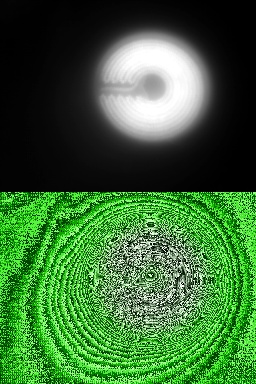
#> input picture add_photo/thermal_image_6.jpg, 256 x 384 px, found by its file name
$ jupyter execute heater_.ipynb
#> lines starting #> are read from the running program, lines starting #| are printed output that depends on the picture; after the words box and inside, x2 and y2 are one past the last pixel; in counts of white or black regions, pixels touching at a corner belong together
[cell 1]
import cv2
import numpy as np
import matplotlib.pyplot as plt

[cell 2]
image_8bit = cv2.imread("/home/angelika/Desktop/8_term/R_D/C++/thermal_image_6.jpg", cv2.IMREAD_GRAYSCALE)
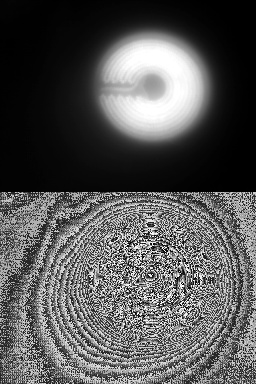
#> image_8bit: shape (384, 256); min 0, max 255, mean 85.6

[cell 3]
plt.figure(figsize=(8, 6))
plt.imshow(image_8bit)
plt.title('Оригинальное изображение')
plt.axis('off')
plt.show()
print(np.shape(image_8bit))
#| (384, 256)

[cell 4]
cropped_image = image_8bit[0:192, :]
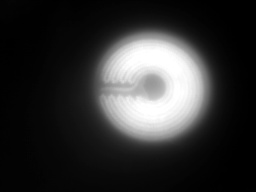
#> cropped_image: shape (192, 256); min 0, max 255, mean 48.7
plt.figure(figsize=(8, 6))
plt.imshow(cropped_image)
plt.title('Обрезанное изображение')
plt.axis('off')
plt.show()
print(np.shape(cropped_image))
#| (192, 256)

hist,bins = np.histogram(image_8bit.flatten(),256,[0,256])
#> hist = 256 values, max 5026 at index 3, min 50 at index 131, mean 384; bins = 257 values from 0 to 256

cdf = hist.cumsum()
#> cdf = 256 values from 4396 to 98304
cdf_normalized = cdf * float(hist.max()) / cdf.max()
#> cdf_normalized = 256 values from 224.8 to 5026
plt.plot(cdf_normalized, color = 'b')
plt.hist(image_8bit.flatten(),256,[0,256], color = 'r')
plt.xlim([0,256])
plt.legend(('cdf','histogram'), loc = 'upper left')
plt.show()
#> figure, not shown here; tallest bar 5026 high, from x = 3 to 4; curve peaks at x = 255, y = 5026

[cell 5]
image_16bit = cropped_image.astype(np.int16)

hist,bins = np.histogram(image_16bit.flatten(),256,[0,256])
#> hist = 256 values, max 5010 at index 3, min 18 at index 95, mean 192

cdf = hist.cumsum()
#> cdf = 256 values from 4396 to 49152
cdf_normalized = cdf * float(hist.max()) / cdf.max()
#> cdf_normalized = 256 values from 448.1 to 5010
plt.plot(cdf_normalized, color = 'b')
plt.hist(image_16bit.flatten(),256,[0,256], color = 'r')
plt.xlim([0,256])
plt.legend(('cdf','histogram'), loc = 'upper left')
plt.show()
#> figure, not shown here; tallest bar 5010 high, from x = 3 to 4; curve peaks at x = 255, y = 5010

#почему график плотности вероятности сглаживается?

[cell 6]
norm_image = cv2.normalize(image_16bit, None, 0, 255, cv2.NORM_MINMAX).astype(np.uint8)
# CV_8UC1 - ?
hist,bins = np.histogram(norm_image.flatten(),256,[0,256])

cdf = hist.cumsum()
cdf_normalized = cdf * float(hist.max()) / cdf.max()
plt.plot(cdf_normalized, color = 'b')
plt.hist(norm_image.flatten(),256,[0,256], color = 'r')
plt.xlim([0,256])
plt.legend(('cdf','histogram'), loc = 'upper left')
plt.show()

## нормализация

[cell 7]
image_norm = ((cropped_image - cropped_image.mean()) / cropped_image.std() * 255).astype(np.uint8)
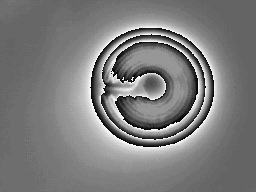
#> image_norm: shape (192, 256); min 0, max 255, mean 124.3
hist,bins = np.histogram(image_norm.flatten(),256,[0,256])
#> hist = 256 values, max 5036 at index 110, min 0 at index 9, mean 192
cdf = hist.cumsum()
#> cdf = 256 values from 61 to 49152
cdf_normalized = cdf * float(hist.max()) / cdf.max()
#> cdf_normalized = 256 values from 6.25 to 5036
plt.plot(cdf_normalized, color = 'b')
plt.hist(image_norm.flatten(),256,[0,256], color = 'r')
plt.xlim([0,256])
plt.legend(('cdf','histogram'), loc = 'upper left')
plt.show()
#> figure, not shown here; tallest bar 5036 high, from x = 110 to 111; curve peaks at x = 255, y = 5036

[cell 8]
plt.figure(figsize=(8, 6))
plt.imshow(image_norm)
plt.colorbar(label='Нормализованная Интенсивность (0-255)')
plt.title('Нормализованное изображение')
plt.axis('off')
plt.show()

[cell 9]
image_norm = ((image_16bit - image_16bit.mean()) / image_16bit.std() * 255).astype(np.uint8)
hist,bins = np.histogram(image_norm.flatten(),256,[0,256])
cdf = hist.cumsum()
cdf_normalized = cdf * float(hist.max()) / cdf.max()
plt.plot(cdf_normalized, color = 'b')
plt.hist(image_norm.flatten(),256,[0,256], color = 'r')
plt.xlim([0,256])
plt.legend(('cdf','histogram'), loc = 'upper left')
plt.show()

[cell 10]
norm_253 = cv2.normalize(image_16bit, None, 253, 255, cv2.NORM_MINMAX).astype(np.uint8)
norm_240 = cv2.normalize(image_16bit, None, 240, 255, cv2.NORM_MINMAX).astype(np.uint8)
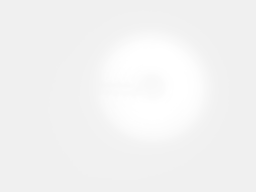
#> norm_240: shape (192, 256); min 240, max 255, mean 242.8
norm_210 = cv2.normalize(image_16bit, None, 210, 255, cv2.NORM_MINMAX).astype(np.uint8)
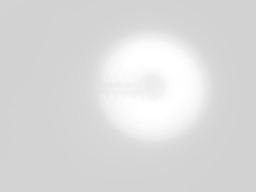
#> norm_210: shape (192, 256); min 210, max 255, mean 218.6
norm_125 = cv2.normalize(image_16bit, None, 125, 255, cv2.NORM_MINMAX).astype(np.uint8)
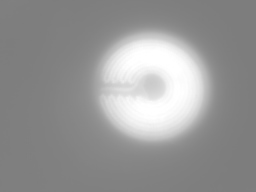
#> norm_125: shape (192, 256); min 125, max 255, mean 149.9
#norm_l1 = cv2.normalize(image_16bit, None, 1, 0, cv2.NORM_L1)
#norm_l2 = cv2.normalize(image_16bit, None, 1, 0, cv2.NORM_L2)
norm_inf = cv2.normalize(image_16bit, None, 1, 0, cv2.NORM_INF)
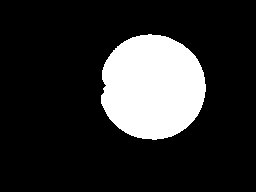
#> norm_inf: shape (192, 256) int16; values 0 (black) and 1 (white), 17.8% white; 1 white region, box (x1, y1, x2, y2) and area: (101, 34, 206, 140) 8731


def plot_image_and_histogram(image, title):
#> called with title = 'NORM_MINMAX'
    plt.figure(figsize=(12, 5))

    # Отображаем изображение
    plt.subplot(1, 2, 1)
    plt.imshow(image, cmap='gray')
    plt.title(title)
    plt.axis("off")

    # Строим гистограмму распределения
    plt.subplot(1, 2, 2)
    hist, bins = np.histogram(image.flatten(), 256, [0, 256])
#> hist = 256 values, max 38314 at index 253, min 0 at index 0, mean 192; bins = 257 values from 0 to 256
    cdf = hist.cumsum()
#> cdf = 256 values from 0 to 49152
    cdf_normalized = cdf * float(hist.max()) / cdf.max()
#> cdf_normalized = 256 values from 0 to 38314

    plt.plot(cdf_normalized, color='b')
    plt.hist(image.flatten(), 256, [0, 256], color='r', alpha=0.5)
    plt.xlim([0, 256])
    plt.legend(('CDF', 'Histogram'), loc='upper left')
    plt.title(f'Гистограмма {title}')

    plt.show()
#> figure, not shown here; panel 2: tallest bar 38314 high, from x = 253 to 254; panel 2: curve peaks at x = 255, y = 38314

plot_image_and_histogram(norm_253, "NORM_MINMAX")
plot_image_and_histogram(norm_240, "NORM_MINMAX")
plot_image_and_histogram(norm_210, "NORM_MINMAX")
plot_image_and_histogram(norm_125, "NORM_MINMAX")
#> call 4 of plot_image_and_histogram, with title = 'NORM_MINMAX'
#> in plot_image_and_histogram (call 4), `hist, bins = np.histogram(image.flatten(), 256, [0, 256])`: hist = 256 values, max 6668 at index 126, min 0 at index 0, mean 192
#> in plot_image_and_histogram (call 4), `cdf_normalized = cdf * float(hist.max()) / cdf.max()`: cdf_normalized = 256 values from 0 to 6668
#> in plot_image_and_histogram (call 4), `plt.show()`:
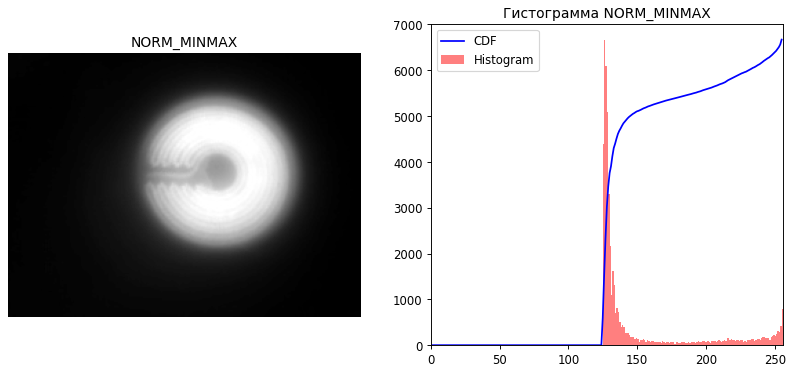
#> figure drawn by matplotlib, 2 panels; panel 2: tallest bar 6668 high, from x = 126 to 127; panel 2: curve peaks at x = 255, y = 6668
plot_image_and_histogram(norm_inf, "NORM_INF")
#> in plot_image_and_histogram (call 5), `hist, bins = np.histogram(image.flatten(), 256, [0, 256])`: hist = 256 values, max 40421 at index 0, min 0 at index 2, mean 192
#> in plot_image_and_histogram (call 5), `cdf = hist.cumsum()`: cdf = 256 values from 40421 to 49152
#> in plot_image_and_histogram (call 5), `cdf_normalized = cdf * float(hist.max()) / cdf.max()`: cdf_normalized = 256 values from 33240.9 to 40421
#> in plot_image_and_histogram (call 5), `plt.show()`:
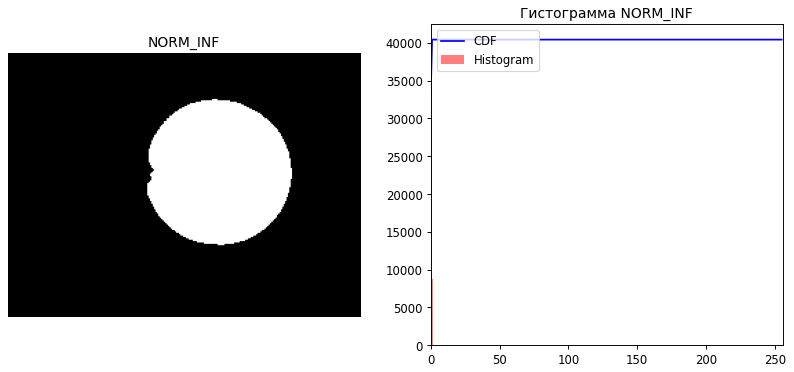
#> figure drawn by matplotlib, 2 panels; panel 2: tallest bar 40421 high, from x = 0 to 1; panel 2: curve peaks at x = 1, y = 40421

[cell 11]
plt.figure(figsize=(8, 6))
plt.imshow(image_norm)
plt.colorbar(label='Нормализованная Интенсивность (0-2.5)')
plt.title('Нормализованное изображение')
plt.axis('off')
plt.show()

hist,bins = np.histogram(image_16bit.flatten(),256,[0,256])
#> hist = 256 values, max 5010 at index 3, min 18 at index 95, mean 192
cdf = hist.cumsum()
#> cdf = 256 values from 4396 to 49152
cdf_normalized = cdf * float(hist.max()) / cdf.max()
#> cdf_normalized = 256 values from 448.1 to 5010
plt.plot(cdf_normalized, color = 'b')
plt.hist(image_norm.flatten(),256,[0,256], color = 'r')
plt.xlim([0,256])
plt.legend(('cdf','histogram'), loc = 'upper left')
plt.show()
#> figure, not shown here; tallest bar 5036 high, from x = 110 to 111; curve peaks at x = 255, y = 5010

[cell 12]
_, mask = cv2.threshold(norm_210, 250, 255, cv2.THRESH_BINARY)
#> mask: shape (192, 256); 7.2% white; 5 white regions (4 under 20 px), largest, box (x1, y1, x2, y2) and area: (118, 44, 194, 126) 3520
plt.figure(figsize=(8, 6))
plt.imshow(mask)
plt.colorbar(label='Normalized Intensity (0-255)')
plt.title('Normalized 16-bit Thermal Image')
plt.axis('off')
plt.show()
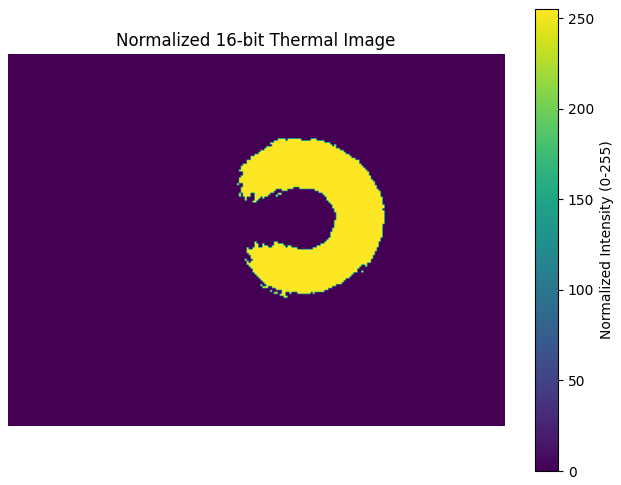
#> figure drawn by matplotlib, 2 panels

$ run again, with add_photo/thermal_image_1.jpg copied over add_photo/thermal_image_6.jpg
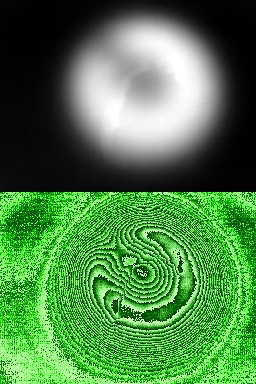
#> input picture add_photo/thermal_image_1.jpg, 256 x 384 px, found by its file name
#| (384, 256)
#| (192, 256)
#> `hist,bins = np.histogram(image_8bit.flatten(),256,[0,256])`: hist = 256 values, max 4063 at index 0, min 64 at index 132, mean 384; bins = 257 values from 0 to 256
#> `cdf = hist.cumsum()`: cdf = 256 values from 4063 to 98304
#> `cdf_normalized = cdf * float(hist.max()) / cdf.max()`: cdf_normalized = 256 values from 167.9 to 4063
#> `hist,bins = np.histogram(image_16bit.flatten(),256,[0,256])`: hist = 256 values, max 4063 at index 0, min 45 at index 117, mean 192
#> `cdf = hist.cumsum()`: cdf = 256 values from 4063 to 49152
#> `cdf_normalized = cdf * float(hist.max()) / cdf.max()`: cdf_normalized = 256 values from 335.9 to 4063
#> `hist,bins = np.histogram(image_norm.flatten(),256,[0,256])`: hist = 256 values, max 4063 at index 33, min 0 at index 0, mean 192
#> `cdf = hist.cumsum()`: cdf = 256 values from 0 to 49152
#> `cdf_normalized = cdf * float(hist.max()) / cdf.max()`: cdf_normalized = 256 values from 0 to 4063
#> `norm_inf = cv2.normalize(image_16bit, None, 1, 0, cv2.NORM_INF)`:
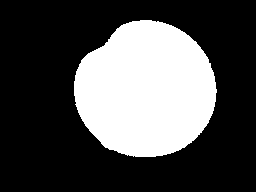
#> norm_inf: shape (192, 256) int16; values 0 (black) and 1 (white), 30.6% white; 1 white region, box (x1, y1, x2, y2) and area: (74, 20, 217, 157) 15037
#> in plot_image_and_histogram, `hist, bins = np.histogram(image.flatten(), 256, [0, 256])`: hist = 256 values, max 29678 at index 253, min 0 at index 0, mean 192; bins = 257 values from 0 to 256
#> in plot_image_and_histogram, `cdf = hist.cumsum()`: cdf = 256 values from 0 to 49152
#> in plot_image_and_histogram, `cdf_normalized = cdf * float(hist.max()) / cdf.max()`: cdf_normalized = 256 values from 0 to 29678
#> `hist,bins = np.histogram(image_16bit.flatten(),256,[0,256])`: hist = 256 values, max 4063 at index 0, min 45 at index 117, mean 192
#> `cdf = hist.cumsum()`: cdf = 256 values from 4063 to 49152
#> `cdf_normalized = cdf * float(hist.max()) / cdf.max()`: cdf_normalized = 256 values from 335.9 to 4063
#> mask: shape (192, 256); 9.3% white; 2 white regions (1 under 20 px), largest, box (x1, y1, x2, y2) and area: (94, 35, 200, 137) 4577
#> `plt.show()`:
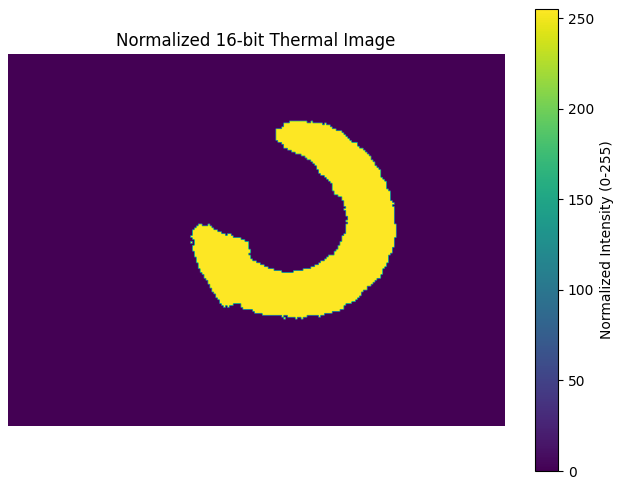
#> figure drawn by matplotlib, 2 panels

$ run again, with add_photo/thermal_image_9.jpg copied over add_photo/thermal_image_6.jpg
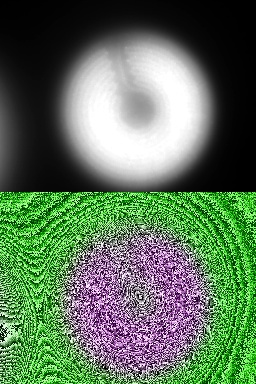
#> input picture add_photo/thermal_image_9.jpg, 256 x 384 px, found by its file name
#| (384, 256)
#| (192, 256)
#> `hist,bins = np.histogram(image_8bit.flatten(),256,[0,256])`: hist = 256 values, max 2770 at index 2, min 128 at index 133, mean 384; bins = 257 values from 0 to 256
#> `cdf = hist.cumsum()`: cdf = 256 values from 2404 to 98304
#> `cdf_normalized = cdf * float(hist.max()) / cdf.max()`: cdf_normalized = 256 values from 67.74 to 2770
#> `hist,bins = np.histogram(image_16bit.flatten(),256,[0,256])`: hist = 256 values, max 2690 at index 2, min 35 at index 103, mean 192
#> `cdf = hist.cumsum()`: cdf = 256 values from 2321 to 49152
#> `cdf_normalized = cdf * float(hist.max()) / cdf.max()`: cdf_normalized = 256 values from 127 to 2690
#> `hist,bins = np.histogram(image_norm.flatten(),256,[0,256])`: hist = 256 values, max 2690 at index 31, min 0 at index 1, mean 192
#> `cdf = hist.cumsum()`: cdf = 256 values from 135 to 49152
#> `cdf_normalized = cdf * float(hist.max()) / cdf.max()`: cdf_normalized = 256 values from 7.39 to 2690
#> norm_inf: shape (192, 256) int16; values 0 (black) and 1 (white), 32.9% white; 1 white region, box (x1, y1, x2, y2) and area: (65, 39, 209, 184) 16182
#> in plot_image_and_histogram, `hist, bins = np.histogram(image.flatten(), 256, [0, 256])`: hist = 256 values, max 28823 at index 253, min 0 at index 0, mean 192; bins = 257 values from 0 to 256
#> in plot_image_and_histogram, `cdf = hist.cumsum()`: cdf = 256 values from 0 to 49152
#> in plot_image_and_histogram, `cdf_normalized = cdf * float(hist.max()) / cdf.max()`: cdf_normalized = 256 values from 0 to 28823
#> `hist,bins = np.histogram(image_16bit.flatten(),256,[0,256])`: hist = 256 values, max 2690 at index 2, min 35 at index 103, mean 192
#> `cdf = hist.cumsum()`: cdf = 256 values from 2321 to 49152
#> `cdf_normalized = cdf * float(hist.max()) / cdf.max()`: cdf_normalized = 256 values from 127 to 2690
#> mask: shape (192, 256); 14.3% white; 2 white regions (1 under 20 px), largest, box (x1, y1, x2, y2) and area: (82, 58, 197, 170) 7052
#> `plt.show()`:
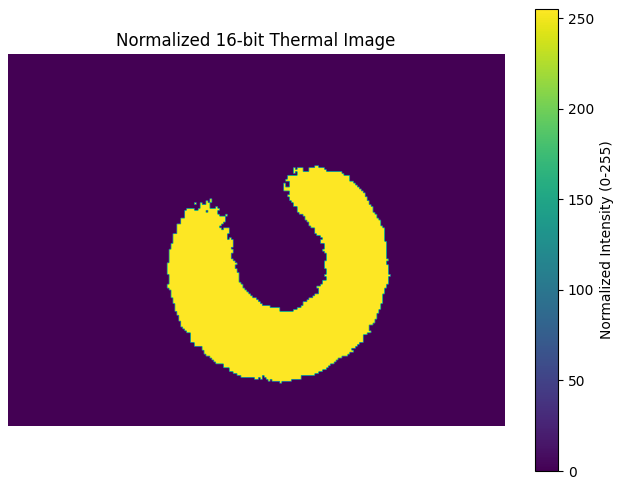
#> figure drawn by matplotlib, 2 panels
